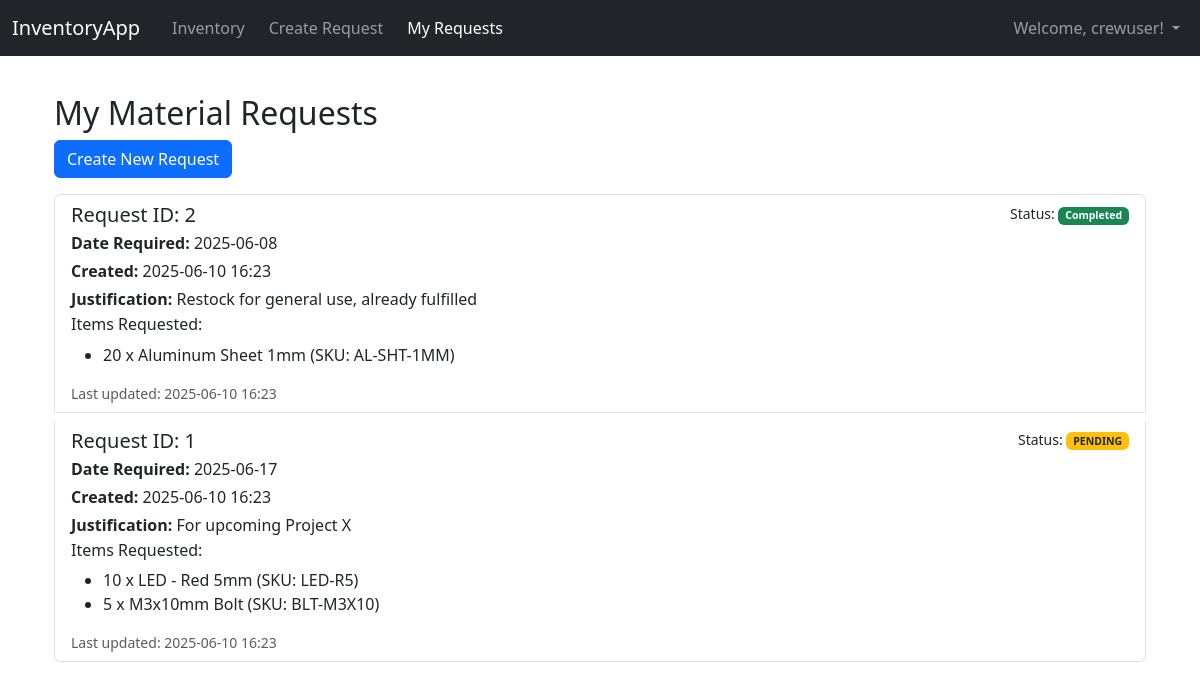
The page /inventory/requests/my/ (signed in) on the database its author committed.
### inventory/models.py (models this page shows, shortened)
class MaterialRequest(models.Model):
    class Status(models.TextChoices):
        REQUESTED = 'REQUESTED', _('Requested') # New default
        IN_PROCESS = 'IN_PROCESS', _('In Process') # New
        COMPLETED = 'COMPLETED', _('Completed')
        CANCELLED = 'CANCELLED', _('Cancelled')
    requested_by = models.ForeignKey(
        User,
        on_delete=models.CASCADE,
        related_name='material_requests',
        help_text="User who made the request."
    )
    date_required = models.DateField(help_text="Date when the materials are required.")
    status = models.CharField(
        max_length=12, # Adjusted max_length for 'IN_PROCESS'
        choices=Status.choices,
        default=Status.REQUESTED, # Changed default
        help_text="Current status of the request."
    )
    justification = models.TextField(blank=True, null=True, help_text="Reason for the request.")
    created_at = models.DateTimeField(auto_now_add=True)
    updated_at = models.DateTimeField(auto_now=True)
    class Meta:
        ordering = ['-created_at']

class MaterialRequestItem(models.Model):
    material_request = models.ForeignKey(
        MaterialRequest,
        on_delete=models.CASCADE,
        related_name='request_items'
    )
    material = models.ForeignKey(
        Material,
        on_delete=models.PROTECT, # Prevent deletion of material if it's in a request
        related_name='request_instances'
    )
    quantity_requested = models.PositiveIntegerField(help_text="Quantity of the material requested.")
    fulfilled_quantity = models.PositiveIntegerField(
        default=0,
        help_text="Quantity actually fulfilled. Can be less than requested if stock is low."
    ) # Added for partial fulfillment scenarios
    class Meta:
        unique_together = ('material_request', 'material') # Ensure a material is not added twice to the same request

class Material(models.Model):
    name = models.CharField(max_length=200, help_text="Name of the material/item.")
    sku = models.CharField(max_length=100, unique=True, help_text="Stock Keeping Unit.")
    manufacturer = models.CharField(max_length=100, blank=True, null=True)
    category = models.ForeignKey(
        MaterialCategory,
        on_delete=models.PROTECT,
        help_text="Category of the material."
    )
    vendor = models.ForeignKey(
        Vendor,
        on_delete=models.SET_NULL,
        null=True,
        blank=True,
        help_text="Supplier of the material."
    )
    unit_of_measure = models.CharField(max_length=50, help_text="e.g., pieces, meters, kg.")
    quantity_on_hand = models.PositiveIntegerField( # Still PositiveIntegerField for data integrity
        default=0,
        help_text="Current stock quantity. Updated by stock transactions."
    )
    low_quantity_threshold = models.PositiveIntegerField(
        default=0,
        help_text="Threshold for low stock warning."
    )
    current_average_cost_per_unit = models.DecimalField(
        max_digits=10,
        decimal_places=2,
        default=0.00,
        help_text="Current average cost per unit. Recalculated by stock transactions."
    )
    image = models.ImageField(
        upload_to='material_images/',
        blank=True,
        null=True,
        help_text="Optional image of the item."
    )
    notes = models.TextField(blank=True, null=True, help_text="Any additional notes.")
    created_at = models.DateTimeField(auto_now_add=True)
    updated_at = models.DateTimeField(auto_now=True)
    class Meta:
        ordering = ['name']

### inventory/views.py (the view)
# urls.py: path('requests/my/', views.crew_request_list_view, name='crew_request_list'),
@login_required
@user_passes_test(is_crew_member, login_url='inventory:login')
def crew_request_list_view(request):
    user_requests = MaterialRequest.objects.filter(requested_by=request.user) \
                                           .prefetch_related('request_items__material') \
                                           .order_by('-created_at')
    context = {
        'requests': user_requests,
        'title': 'My Material Requests'
    }
    return render(request, 'inventory/request/crew_request_list.html', context)

### inventory/views.py (called while the page is built)
def is_crew_member(user):
    return user.is_authenticated and user.groups.filter(name='Crew').exists()

### inventory/templates/inventory/request/crew_request_list.html (shortened to what this page needs)
{% extends "inventory/base.html" %}
{% block content %}
<div class="container mt-4">
    <h2>{{ title }}</h2>
    <a href="{% url 'inventory:material_request_create' %}" class="btn btn-primary mb-3">Create New Request</a>
    {% if requests %}
    <div class="list-group">
        {% for req in requests %}
        <div class="list-group-item list-group-item-action flex-column align-items-start mb-2">
            <div class="d-flex w-100 justify-content-between">
                <h5 class="mb-1">Request ID: {{ req.id }}</h5>
                <small>Status: <span class="badge
                    {% if req.status == 'PENDING' %}bg-warning text-dark{% endif %}
                    {% if req.status == 'COMPLETED' %}bg-success{% endif %}
                    ">{{ req.get_status_display }}</span></small>
            </div>
            <p class="mb-1"><strong>Date Required:</strong> {{ req.date_required|date:"Y-m-d" }}</p>
            <p class="mb-1"><strong>Created:</strong> {{ req.created_at|date:"Y-m-d H:i" }}</p>
            {% if req.justification %}
                <p class="mb-1"><strong>Justification:</strong> {{ req.justification|truncatewords:30 }}</p>
            {% endif %}
            <h6>Items Requested:</h6>
            <ul>
                {% for item in req.request_items.all %}
                <li>{{ item.quantity_requested }} x {{ item.material.name }} (SKU: {{ item.material.sku }})</li>
                {% empty %}
                <li>No items in this request.</li>
                {% endfor %}
            </ul>
                <small class="d-block mt-1 text-muted">Last updated: {{ req.updated_at|date:"Y-m-d H:i" }}</small>
        </div>
        {% endfor %}
    </div>
    {% else %}
    <div class="alert alert-info" role="alert">
        You have not made any material requests yet.
    </div>
    {% endif %}
</div>
{% endblock %}

### inventory/templates/inventory/base.html (shortened to what this page needs)
<!DOCTYPE html>
<html lang="en">
<head>
    <link href="https://cdn.jsdelivr.net/npm/bootstrap@5.3.0/dist/css/bootstrap.min.css" rel="stylesheet">
</head>
<body>
    <nav class="navbar navbar-expand-lg navbar-dark bg-dark fixed-top">
        <div class="container-fluid">
            <a class="navbar-brand" href="{% if user.is_authenticated %}{% url 'inventory:material_list' %}{% else %}{% url 'inventory:login' %}{% endif %}">InventoryApp</a>
            <div class="collapse navbar-collapse" id="navbarNav">
                <ul class="navbar-nav me-auto mb-2 mb-lg-0">
                    {% if user.is_authenticated %}
                        <li class="nav-item">
                            <a class="nav-link {% if request.resolver_match.url_name == 'material_list' %}active{% endif %}" href="{% url 'inventory:material_list' %}">Inventory</a>
                        </li>
                        {% if perms.inventory.add_materialrequest %}
                            <li class="nav-item">
                                <a class="nav-link {% if request.resolver_match.url_name == 'material_request_create' %}active{% endif %}" href="{% url 'inventory:material_request_create' %}">Create Request</a>
                            </li>
                            <li class="nav-item">
                                <a class="nav-link {% if request.resolver_match.url_name == 'crew_request_list' %}active{% endif %}" href="{% url 'inventory:crew_request_list' %}">My Requests</a>
                            </li>
                        {% endif %}
                    {% endif %}
                </ul>
                <ul class="navbar-nav ms-auto">
                    {% if user.is_authenticated %}
                        <li class="nav-item dropdown">
                            <a class="nav-link dropdown-toggle" href="#" id="navbarUserDropdown" role="button" data-bs-toggle="dropdown" aria-expanded="false">
                                Welcome, {{ user.username }}!
                            </a>
                        </li>
                    {% else %}
                        <li class="nav-item">
                            <a class="nav-link {% if request.resolver_match.url_name == 'login' %}active{% endif %}" href="{% url 'inventory:login' %}">Login</a>
                        </li>
                    {% endif %}
                </ul>
            </div>
        </div>
    </nav>
    <div class="container">
        {% block content %}
        {% endblock %}
    </div>
</body>
</html>

### inventory/templates/inventory/base.html (style rules this page uses)
body { padding-top: 70px; }
.navbar-nav .nav-item { margin-left: 0.5em; }

### rows shown on the page
MaterialRequest: id "2", status "Completed", date_required "2025-06-08", created_at "2025-06-10 16:23", justification "Restock for general use, already fulfilled", updated_at "2025-06-10 16:23"
MaterialRequestItem: quantity_requested "20", material.name "Aluminum Sheet 1mm", material.sku "AL-SHT-1MM"
MaterialRequest: id "1", status "PENDING", date_required "2025-06-17", created_at "2025-06-10 16:23", justification "For upcoming Project X", updated_at "2025-06-10 16:23"
MaterialRequestItem: quantity_requested "10", material.name "LED - Red 5mm", material.sku "LED-R5"
MaterialRequestItem: quantity_requested "5", material.name "M3x10mm Bolt", material.sku "BLT-M3X10"

### other values the page prints
{{ user.username }} "crewuser"
{{ title }} "My Material Requests"
